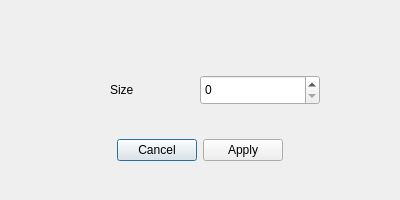
<?xml version="1.0" encoding="UTF-8"?>
<ui version="4.0">
 <class>CanvasSizing</class>
 <widget class="QDialog" name="CanvasSizing">
  <property name="geometry">
   <rect>
    <x>0</x>
    <y>0</y>
    <width>400</width>
    <height>200</height>
   </rect>
  </property>
  <property name="windowTitle">
   <string>Dialog</string>
  </property>
  <widget class="QDialogButtonBox" name="buttonBox">
   <property name="geometry">
    <rect>
     <x>100</x>
     <y>130</y>
     <width>200</width>
     <height>40</height>
    </rect>
   </property>
   <property name="orientation">
    <enum>Qt::Orientation::Horizontal</enum>
   </property>
   <property name="standardButtons">
    <set>QDialogButtonBox::StandardButton::Apply|QDialogButtonBox::StandardButton::Cancel</set>
   </property>
   <property name="centerButtons">
    <bool>true</bool>
   </property>
  </widget>
  <widget class="QSpinBox" name="spinBox">
   <property name="geometry">
    <rect>
     <x>200</x>
     <y>75</y>
     <width>120</width>
     <height>30</height>
    </rect>
   </property>
  </widget>
  <widget class="QLabel" name="label">
   <property name="geometry">
    <rect>
     <x>110</x>
     <y>80</y>
     <width>60</width>
     <height>20</height>
    </rect>
   </property>
   <property name="text">
    <string>Size</string>
   </property>
  </widget>
 </widget>
 <resources/>
 <connections>
  <connection>
   <sender>buttonBox</sender>
   <signal>accepted()</signal>
   <receiver>CanvasSizing</receiver>
   <slot>accept()</slot>
   <hints>
    <hint type="sourcelabel">
     <x>248</x>
     <y>254</y>
    </hint>
    <hint type="destinationlabel">
     <x>157</x>
     <y>274</y>
    </hint>
   </hints>
  </connection>
  <connection>
   <sender>buttonBox</sender>
   <signal>rejected()</signal>
   <receiver>CanvasSizing</receiver>
   <slot>reject()</slot>
   <hints>
    <hint type="sourcelabel">
     <x>316</x>
     <y>260</y>
    </hint>
    <hint type="destinationlabel">
     <x>286</x>
     <y>274</y>
    </hint>
   </hints>
  </connection>
 </connections>
</ui>
